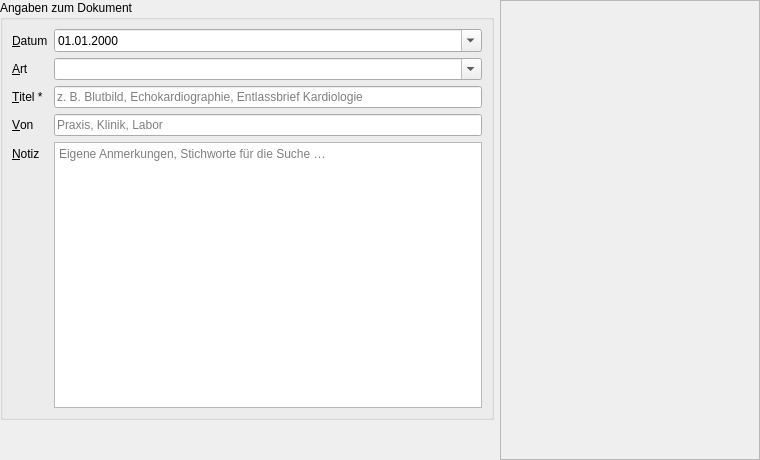
<?xml version="1.0" encoding="UTF-8"?>
<!--
  VitaParms – Angaben zu einem Dokument der Krankenakte
  Anpassbar mit Qt Designer. Pflichtfeld: titleEdit.
  Eigene Felder: dynamische Eigenschaft "vpField" setzen.
-->
<ui version="4.0">
 <class>DocumentForm</class>
 <widget class="QWidget" name="DocumentForm">
  <property name="geometry">
   <rect><x>0</x><y>0</y><width>760</width><height>460</height></rect>
  </property>
  <property name="windowTitle">
   <string>Dokument</string>
  </property>
  <property name="formVersion" stdset="0">
   <number>1</number>
  </property>
  <layout class="QHBoxLayout" name="rootLayout">
   <property name="leftMargin"><number>0</number></property>
   <property name="topMargin"><number>0</number></property>
   <property name="rightMargin"><number>0</number></property>
   <property name="bottomMargin"><number>0</number></property>
   <item>
    <layout class="QVBoxLayout" name="leftColumn">
     <item>
      <widget class="QGroupBox" name="metaGroup">
       <property name="title"><string>Angaben zum Dokument</string></property>
       <layout class="QFormLayout" name="metaForm">
        <item row="0" column="0">
         <widget class="QLabel" name="dateLabel">
          <property name="text"><string>&amp;Datum</string></property>
          <property name="buddy"><cstring>dateEdit</cstring></property>
         </widget>
        </item>
        <item row="0" column="1">
         <widget class="QDateEdit" name="dateEdit">
          <property name="displayFormat"><string>dd.MM.yyyy</string></property>
          <property name="calendarPopup"><bool>true</bool></property>
          <property name="toolTip"><string>Datum des Dokuments (z. B. Briefdatum, Untersuchungstag) – nicht das Importdatum</string></property>
         </widget>
        </item>
        <item row="1" column="0">
         <widget class="QLabel" name="categoryLabel">
          <property name="text"><string>&amp;Art</string></property>
          <property name="buddy"><cstring>categoryCombo</cstring></property>
         </widget>
        </item>
        <item row="1" column="1">
         <widget class="QComboBox" name="categoryCombo">
          <property name="editable"><bool>true</bool></property>
         </widget>
        </item>
        <item row="2" column="0">
         <widget class="QLabel" name="titleLabel">
          <property name="text"><string>&amp;Titel *</string></property>
          <property name="buddy"><cstring>titleEdit</cstring></property>
         </widget>
        </item>
        <item row="2" column="1">
         <widget class="QLineEdit" name="titleEdit">
          <property name="placeholderText"><string>z. B. Blutbild, Echokardiographie, Entlassbrief Kardiologie</string></property>
         </widget>
        </item>
        <item row="3" column="0">
         <widget class="QLabel" name="issuerLabel">
          <property name="text"><string>&amp;Von</string></property>
          <property name="buddy"><cstring>issuerEdit</cstring></property>
         </widget>
        </item>
        <item row="3" column="1">
         <widget class="QLineEdit" name="issuerEdit">
          <property name="placeholderText"><string>Praxis, Klinik, Labor</string></property>
         </widget>
        </item>
        <item row="4" column="0">
         <widget class="QLabel" name="notesLabel">
          <property name="text"><string>&amp;Notiz</string></property>
          <property name="buddy"><cstring>notesEdit</cstring></property>
         </widget>
        </item>
        <item row="4" column="1">
         <widget class="QPlainTextEdit" name="notesEdit">
          <property name="placeholderText"><string>Eigene Anmerkungen, Stichworte für die Suche …</string></property>
         </widget>
        </item>
       </layout>
      </widget>
     </item>
     <item>
      <widget class="QLabel" name="fileInfoLabel">
       <property name="wordWrap"><bool>true</bool></property>
       <property name="textInteractionFlags"><set>Qt::TextSelectableByMouse</set></property>
      </widget>
     </item>
     <item>
      <widget class="QLabel" name="textInfoLabel">
       <property name="wordWrap"><bool>true</bool></property>
      </widget>
     </item>
    </layout>
   </item>
   <item>
    <widget class="QLabel" name="previewLabel">
     <property name="minimumSize"><size><width>260</width><height>360</height></size></property>
     <property name="frameShape"><enum>QFrame::StyledPanel</enum></property>
     <property name="alignment"><set>Qt::AlignCenter</set></property>
     <property name="toolTip"><string>Erste Seite</string></property>
    </widget>
   </item>
  </layout>
 </widget>
 <tabstops>
  <tabstop>dateEdit</tabstop>
  <tabstop>categoryCombo</tabstop>
  <tabstop>titleEdit</tabstop>
  <tabstop>issuerEdit</tabstop>
  <tabstop>notesEdit</tabstop>
 </tabstops>
 <resources/>
 <connections/>
</ui>
